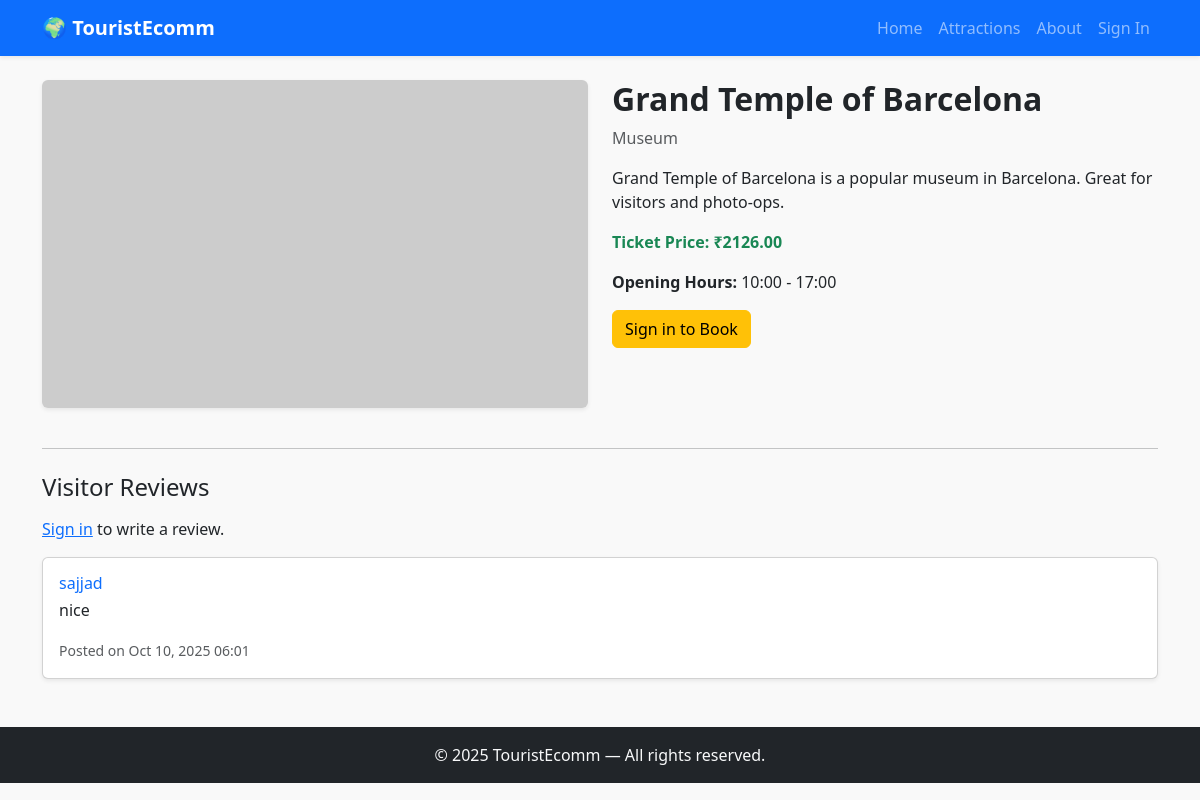
/attractions/grand-temple-of-barcelona-2/, run on the app's committed database.
### store/models.py (models this page shows, shortened)
class Attraction(models.Model):
    name = models.CharField(max_length=200)
    slug = models.SlugField(max_length=240, unique=True)
    region = models.ForeignKey(Region, on_delete=models.SET_NULL, null=True, blank=True)
    category = models.CharField(max_length=100, blank=True)
    description = models.TextField(blank=True)
    ticket_price = models.DecimalField(max_digits=8, decimal_places=2, default=0.00)
    image_url = models.URLField(blank=True)
    latitude = models.DecimalField(max_digits=9, decimal_places=6, null=True, blank=True)
    longitude = models.DecimalField(max_digits=9, decimal_places=6, null=True, blank=True)
    opening_hours = models.CharField(max_length=200, blank=True)
    available = models.BooleanField(default=True)
    created_at = models.DateTimeField(auto_now_add=True)

class Review(models.Model):
    attraction = models.ForeignKey(Attraction, on_delete=models.CASCADE)
    user = models.ForeignKey(User, on_delete=models.CASCADE)
    content = models.TextField()
    created_at = models.DateTimeField(auto_now_add=True)

### store/views.py (the view)
# urls.py: path('attractions/<slug:slug>/', views.attraction_detail, name='attraction_detail'),
def attraction_detail(request, slug):
    attraction = Attraction.objects.get(slug=slug)
    reviews = Review.objects.filter(attraction=attraction)
    if request.method == 'POST' and request.user.is_authenticated:
        content = request.POST.get('review')
        Review.objects.create(user=request.user, attraction=attraction, content=content)
        messages.success(request, "Review added successfully!")
        return redirect('attraction_detail', slug=slug)
    return render(request, 'store/attraction_detail.html', {'attraction': attraction, 'reviews': reviews})

### store/templates/store/attraction_detail.html (shortened to what this page needs)
{% extends 'store/base.html' %}  {% block content %}
<div class="row mb-4">
  <div class="col-md-6">
    <img
      src="{{ attraction.image_url }}"
      class="img-fluid rounded shadow-sm mb-3"
      alt="{{ attraction.name }}"
    />
  </div>
  <div class="col-md-6">
    <h2 class="fw-bold">{{ attraction.name }}</h2>
    <p class="text-muted">{{ attraction.category }}</p>
    <p>{{ attraction.description }}</p>
    <p class="fw-bold text-success">
      Ticket Price: ₹{{ attraction.ticket_price }}
    </p>
    <p><strong>Opening Hours:</strong> {{ attraction.opening_hours }}</p>
    {% if user.is_authenticated %}
    <a
      href="{% url 'book_attractions' attraction.slug %}"
      class="btn btn-success"
      >Book Now</a
    >
    {% else %}
    <a
      href="{% url 'signin' %}?next={% url 'book_attractions' attraction.slug %}"
      class="btn btn-warning"
      >Sign in to Book</a
    >
    {% endif %}
  </div>
</div>
<hr />
<div class="mt-4">
  <h4 class="mb-3">Visitor Reviews</h4>
  {% if user.is_authenticated %}
  <form method="post" class="mb-4">
    {% csrf_token %}
    <div class="mb-3">
      <textarea
        name="review"
        rows="3"
        class="form-control"
        placeholder="Share your experience..."
        required
      ></textarea>
    </div>
    <button class="btn btn-primary">Submit Review</button>
  </form>
  {% else %}
  <p><a href="{% url 'signin' %}">Sign in</a> to write a review.</p>
  {% endif %} {% for r in reviews %}
  <div class="card mb-3 shadow-sm">
    <div class="card-body">
      <h6 class="card-title mb-1 text-primary">{{ r.user.username }}</h6>
      <p class="card-text">{{ r.content }}</p>
      <p class="text-muted mb-0">
        <small>Posted on {{ r.created_at|date:"M d, Y H:i" }}</small>
      </p>
    </div>
  </div>
  {% empty %}
  <p class="text-muted">No reviews yet. Be the first to share your thoughts!</p>
  {% endfor %}
</div>
{% endblock %}

### store/templates/store/base.html (style rules this page uses)
body { background-color: #f9f9f9; }

### data on the page
Attraction: name "Grand Temple of Barcelona", category "Museum", description "Grand Temple of Barcelona is a popular museum in Barcelona. Great for visitors and photo-ops.", ticket_price "2126.00", opening_hours "10:00 - 17:00"
Review: user.username "sajjad", content "nice", created_at "Oct 10, 2025 06:01"
